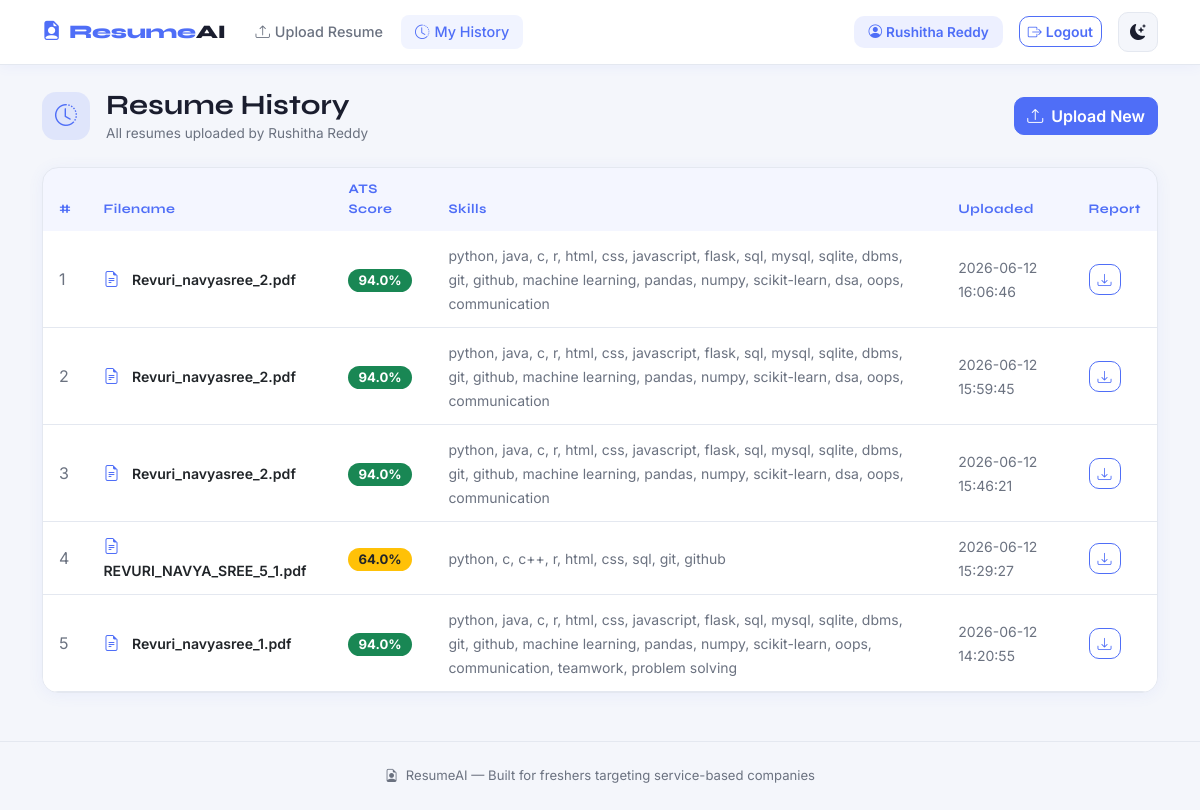
The app's page /history (signed in) with its own data.
### tables this page shows
CREATE TABLE resumes (
        id INTEGER PRIMARY KEY AUTOINCREMENT,

        user_id INTEGER NOT NULL,

        filename TEXT NOT NULL,

        ats_score REAL DEFAULT 0,
        jd_match REAL DEFAULT 0,

        skills TEXT,
        strengths TEXT,
        weaknesses TEXT,

        uploaded_at DATETIME DEFAULT CURRENT_TIMESTAMP,

        FOREIGN KEY(user_id) REFERENCES users(id)
    );

### app.py (the view)
@app.route("/history")
@login_required
def history():
    resumes = get_user_resumes(session["user_id"])
    return render_template("history.html", resumes=resumes)

### app.py (called while the page is built)
def login_required(f):
    @wraps(f)
    def decorated(*args, **kwargs):
        if "user_id" not in session:
            flash("Please login to continue.", "warning")
            return redirect(url_for("login"))
        return f(*args, **kwargs)
    return decorated

### database/db.py (called while the page is built)
def get_connection():
    conn = sqlite3.connect(DB_PATH)
    conn.row_factory = sqlite3.Row
    return conn

def get_user_resumes(user_id):
    conn = get_connection()
    cursor = conn.cursor()
    cursor.execute("""
    SELECT *
    FROM resumes
    WHERE user_id = ?
    ORDER BY uploaded_at DESC
    """, (user_id,))
    rows = cursor.fetchall()
    conn.close()
    return [dict(r) for r in rows]

### templates/history.html (shortened to what this page needs)
{% extends "base.html" %}
{% block content %}
<div class="container mt-4 mb-5">
    <div class="d-flex align-items-center gap-3 mb-4">
        <div style="width:48px;height:48px;border-radius:14px;background:rgba(79,110,247,0.12);
                    color:var(--primary);display:flex;align-items:center;justify-content:center;font-size:22px;">
            <i class="bi bi-clock-history"></i>
        </div>
        <div>
            <h3 style="margin:0;">Resume History</h3>
            <p style="margin:0;color:var(--muted);font-size:0.85rem;">All resumes uploaded by {{ session.user_name }}</p>
        </div>
        <a href="/" class="btn btn-primary ms-auto">
            <i class="bi bi-upload me-2"></i>Upload New
        </a>
    </div>
    {% if resumes %}
    <div class="card p-0" style="overflow:hidden;">
        <table class="table mb-0">
            <thead>
                <tr>
                    <th>#</th>
                    <th>Filename</th>
                    <th>ATS Score</th>
                    <th>Skills</th>
                    <th>Uploaded</th>
                    <th>Report</th>
                </tr>
            </thead>
            <tbody>
                {% for r in resumes %}
                <tr>
                    <td style="color:var(--muted);">{{ loop.index }}</td>
                    <td>
                        <i class="bi bi-file-earmark-text me-2" style="color:var(--primary);"></i>
                        <span style="font-weight:600;font-size:0.88rem;">{{ r.filename }}</span>
                    </td>
                    <td>
                        <span class="badge rounded-pill
                            {% if r.ats_score >= 70 %}bg-success
                            {% elif r.ats_score >= 40 %}bg-warning text-dark
                            {% else %}bg-danger{% endif %}"
                            style="font-size:0.82rem;padding:5px 10px;">
                            {{ r.ats_score }}%
                        </span>
                    </td>
                    <td>
                        <small style="color:var(--muted);">
                            {{ r.skills if r.skills else "—" }}
                        </small>
                    </td>
                    <td><small style="color:var(--muted);">{{ r.uploaded_at }}</small></td>
                    <td>
                        <a href="/reports/{{ r.filename }}.pdf"
                           class="btn btn-sm btn-outline-primary" download
                           title="Download PDF Report">
                            <i class="bi bi-download"></i>
                        </a>
                    </td>
                </tr>
                {% endfor %}
            </tbody>
        </table>
    </div>
    {% else %}
    <div class="text-center mt-5 py-5">
        <i class="bi bi-inbox" style="font-size:64px;color:var(--border);"></i>
        <p style="color:var(--muted);margin-top:16px;">No resumes uploaded yet.</p>
        <a href="/" class="btn btn-primary mt-2">Upload your first resume</a>
    </div>
    {% endif %}
</div>
{% endblock %}

### templates/base.html (shortened to what this page needs)
<!DOCTYPE html>
<html lang="en" data-theme="light">
<head>
    <link href="https://cdn.jsdelivr.net/npm/bootstrap@5.3.0/dist/css/bootstrap.min.css" rel="stylesheet">
    <link href="https://cdn.jsdelivr.net/npm/bootstrap-icons@1.10.5/font/bootstrap-icons.css" rel="stylesheet">
</head>
<body>
<nav class="navbar navbar-expand-lg">
    <div class="container">
        <a class="navbar-brand" href="/">
            <i class="bi bi-file-earmark-person-fill me-2"></i>Resume<span>AI</span>
        </a>
        <div class="collapse navbar-collapse" id="navMenu">
            {% if session.user_id %}
            <ul class="navbar-nav me-auto gap-1">
                <li class="nav-item">
                    <a class="nav-link {% if request.path == '/' %}active{% endif %}" href="/">
                        <i class="bi bi-upload"></i>Upload Resume
                    </a>
                </li>
                <li class="nav-item">
                    <a class="nav-link {% if request.path == '/history' %}active{% endif %}" href="/history">
                        <i class="bi bi-clock-history"></i>My History
                    </a>
                </li>
            </ul>
            <div class="d-flex align-items-center gap-3">
                <span class="user-badge">
                    <i class="bi bi-person-circle me-1"></i>{{ session.user_name }}
                </span>
                <a href="/logout" class="btn btn-sm btn-outline-primary">
                    <i class="bi bi-box-arrow-right me-1"></i>Logout
                </a>
            </div>
            {% endif %}
            <div class="ms-3">
                <button class="theme-toggle" onclick="toggleTheme()" title="Toggle dark mode">
                    <i class="bi bi-moon-stars-fill" id="theme-icon"></i>
                </button>
            </div>
        </div>
    </div>
</nav>
{% block content %}{% endblock %}
<div class="footer">
    <i class="bi bi-file-earmark-person me-1"></i>
    ResumeAI — Built for freshers targeting service-based companies
</div>
</body>
</html>

### templates/base.html (style rules this page uses)
:root { --bg: #f4f6fb; --surface: #ffffff; --border: #e4e8f0; --text: #1a1d2e; --muted: #6b7280; --primary: #4f6ef7; --primary2: #3b57e0; --success: #22c55e; --warning: #f59e0b; --danger: #ef4444; --info: #06b6d4; --card-shadow: 0 2px 16px rgba(79,110,247,0.07); }
* { transition: background-color 0.2s, color 0.2s, border-color 0.2s; }
body { font-family: 'Inter', sans-serif; background: var(--bg); color: var(--text); min-height: 100vh; }
h1,h2,h3,h4,h5 { font-family: 'Syne', sans-serif; font-weight: 700; }
.navbar { background: var(--surface) !important; border-bottom: 1px solid var(--border); padding: 12px 0; box-shadow: 0 2px 12px rgba(79,110,247,0.06); }
.navbar-brand { font-family: 'Syne', sans-serif; font-weight: 800; font-size: 1.2rem; color: var(--primary) !important; letter-spacing: -0.3px; }
.navbar-brand span { color: var(--text); }
.nav-link { color: var(--muted) !important; font-weight: 500; font-size: 0.9rem; padding: 6px 14px !important; border-radius: 8px; transition: all 0.15s; }
.nav-link:hover, .nav-link.active { color: var(--primary) !important; background: rgba(79,110,247,0.08); }
.nav-link i { margin-right: 5px; }
.theme-toggle { width: 40px; height: 40px; border-radius: 10px; border: 1.5px solid var(--border); background: var(--bg); color: var(--text); display: flex; align-items: center; justify-content: center; cursor: pointer; font-size: 16px; transition: all 0.2s; }
.user-badge { background: rgba(79,110,247,0.1); color: var(--primary); border-radius: 10px; padding: 6px 14px; font-size: 0.85rem; font-weight: 600; }
.card { background: var(--surface); border: 1px solid var(--border); border-radius: 16px; box-shadow: var(--card-shadow); }
.footer { text-align: center; padding: 24px; color: var(--muted); font-size: 0.82rem; border-top: 1px solid var(--border); margin-top: 48px; }
.btn-primary { background: var(--primary); border-color: var(--primary); border-radius: 10px; font-weight: 600; }
.btn-outline-primary { border-color: var(--primary); color: var(--primary); border-radius: 10px; font-weight: 600; }
.table { color: var(--text); }
.table thead th { background: rgba(79,110,247,0.06); color: var(--primary); font-family: 'Syne', sans-serif; font-size: 0.82rem; letter-spacing: 0.5px; border: none; padding: 12px 16px; }
.table tbody td { padding: 12px 16px; border-color: var(--border); vertical-align: middle; }

### records on screen
resumes: filename "Revuri_navyasree_2.pdf", ats_score "94.0", skills "python, java, c, r, html, css, javascript, flask, sql, mysql, sqlite, dbms, git, github, machine learning, pandas, numpy, scikit-learn, dsa, oops, communication", uploaded_at "2026-06-12 16:06:46"
resumes: filename "Revuri_navyasree_2.pdf", ats_score "94.0", skills "python, java, c, r, html, css, javascript, flask, sql, mysql, sqlite, dbms, git, github, machine learning, pandas, numpy, scikit-learn, dsa, oops, communication", uploaded_at "2026-06-12 15:59:45"
resumes: filename "Revuri_navyasree_2.pdf", ats_score "94.0", skills "python, java, c, r, html, css, javascript, flask, sql, mysql, sqlite, dbms, git, github, machine learning, pandas, numpy, scikit-learn, dsa, oops, communication", uploaded_at "2026-06-12 15:46:21"
resumes: filename "REVURI_NAVYA_SREE_5_1.pdf", ats_score "64.0", skills "python, c, c++, r, html, css, sql, git, github", uploaded_at "2026-06-12 15:29:27"
resumes: filename "Revuri_navyasree_1.pdf", ats_score "94.0", skills "python, java, c, r, html, css, javascript, flask, sql, mysql, sqlite, dbms, git, github, machine learning, pandas, numpy, scikit-learn, oops, communication, teamwork, problem solving", uploaded_at "2026-06-12 14:20:55"

### other values on screen
{{ session.user_name }} "Rushitha Reddy"
